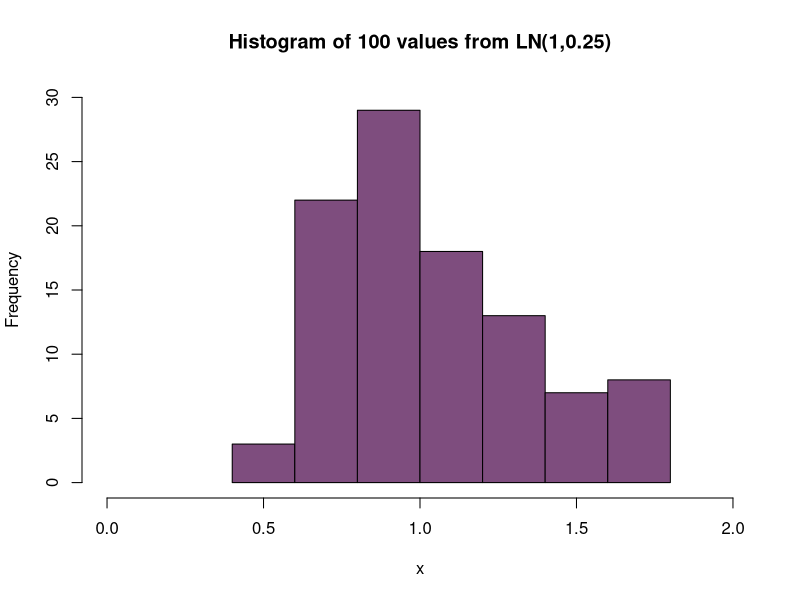

Write the R code that produced this figure.
## ---- chunk 1
set.seed(2)
x <- rlnorm(n = 100, meanlog = 0, sdlog = .25)
## ---- chunk 2
hist(x,
    main = "Histogram of 100 values from LN(1,0.25)",
    xlab = "x",
    ylab = "Frequency",
    xlim = c(0, 2),
    ylim = c(0, 30),
    col = "#7e4d7e"
)
